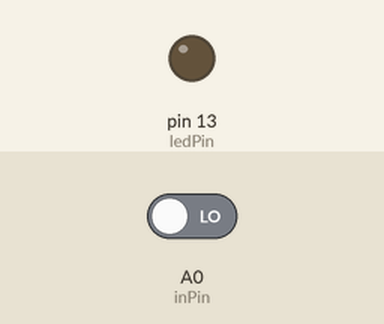
The sketch below on a simulated Arduino Uno, built with avr-gcc and run on an emulated ATmega328P. On the bench: output pins drawn as LEDs (lit = HIGH). The inputs (shaded band) are chosen by the test bench; at power-on: A0 (inPin) LOW.

Above: at 1.2 s.
1.3 s: A0 (inPin) driven HIGH
At 1.8 s:
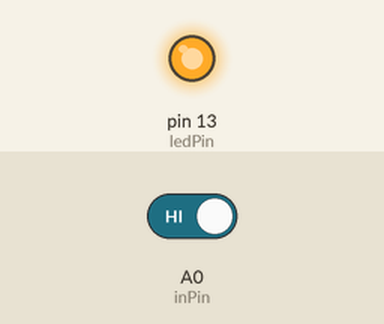
2.8 s: A0 (inPin) driven LOW
At 4.2 s:
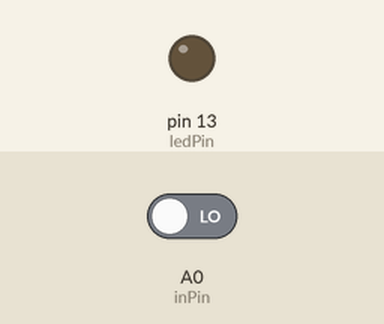
Timing chart, 0 to 5.8 s (numbered marks = the images above; inputs shaded):
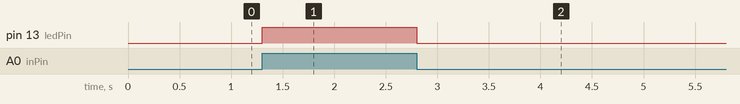

Measured:
- after the input at 1.3 s, pin 13 (ledPin): LOW → HIGH at once
- after the input at 2.8 s, pin 13 (ledPin): HIGH → LOW at once

The sketch:

ArduinoDigitalInput.ino
```cpp
int ledPin = 13;
int inPin = A0;
int val = 0;

void setup() {
  pinMode(ledPin, OUTPUT);
  pinMode(inPin, INPUT);
}

void loop() {
  val = digitalRead(inPin);
  digitalWrite(ledPin, val);
}
```
